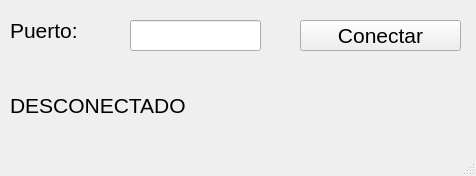
<?xml version="1.0" encoding="UTF-8"?>
<ui version="4.0">
 <class>MainWindow</class>
 <widget class="QMainWindow" name="MainWindow">
  <property name="geometry">
   <rect>
    <x>0</x>
    <y>0</y>
    <width>476</width>
    <height>176</height>
   </rect>
  </property>
  <property name="windowTitle">
   <string>MainWindow</string>
  </property>
  <widget class="QWidget" name="centralwidget">
   <widget class="QPushButton" name="btn_conectar">
    <property name="geometry">
     <rect>
      <x>300</x>
      <y>20</y>
      <width>161</width>
      <height>31</height>
     </rect>
    </property>
    <property name="font">
     <font>
      <pointsize>16</pointsize>
     </font>
    </property>
    <property name="text">
     <string>Conectar</string>
    </property>
    <property name="shortcut">
     <string>Return, Enter</string>
    </property>
   </widget>
   <widget class="QLabel" name="label">
    <property name="geometry">
     <rect>
      <x>10</x>
      <y>20</y>
      <width>111</width>
      <height>21</height>
     </rect>
    </property>
    <property name="font">
     <font>
      <pointsize>16</pointsize>
     </font>
    </property>
    <property name="text">
     <string>Puerto:</string>
    </property>
   </widget>
   <widget class="QLineEdit" name="txt_com">
    <property name="geometry">
     <rect>
      <x>130</x>
      <y>20</y>
      <width>131</width>
      <height>31</height>
     </rect>
    </property>
    <property name="font">
     <font>
      <pointsize>14</pointsize>
     </font>
    </property>
   </widget>
   <widget class="QLabel" name="label_2">
    <property name="geometry">
     <rect>
      <x>10</x>
      <y>90</y>
      <width>441</width>
      <height>31</height>
     </rect>
    </property>
    <property name="font">
     <font>
      <pointsize>16</pointsize>
     </font>
    </property>
    <property name="text">
     <string>DESCONECTADO</string>
    </property>
   </widget>
  </widget>
  <widget class="QMenuBar" name="menubar">
   <property name="geometry">
    <rect>
     <x>0</x>
     <y>0</y>
     <width>476</width>
     <height>26</height>
    </rect>
   </property>
  </widget>
  <widget class="QStatusBar" name="statusbar"/>
 </widget>
 <resources/>
 <connections/>
</ui>
